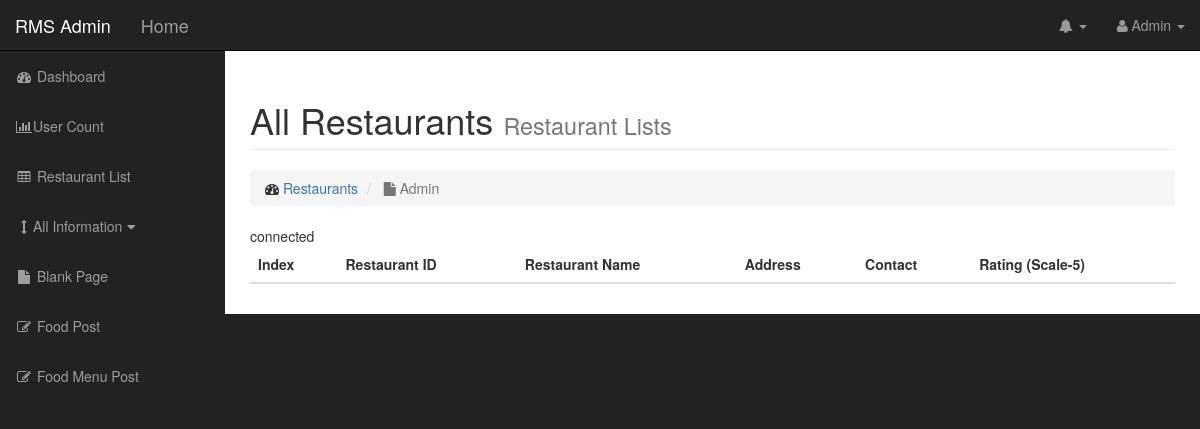
Page /admin/restaurant_data.php on the earlier database version.
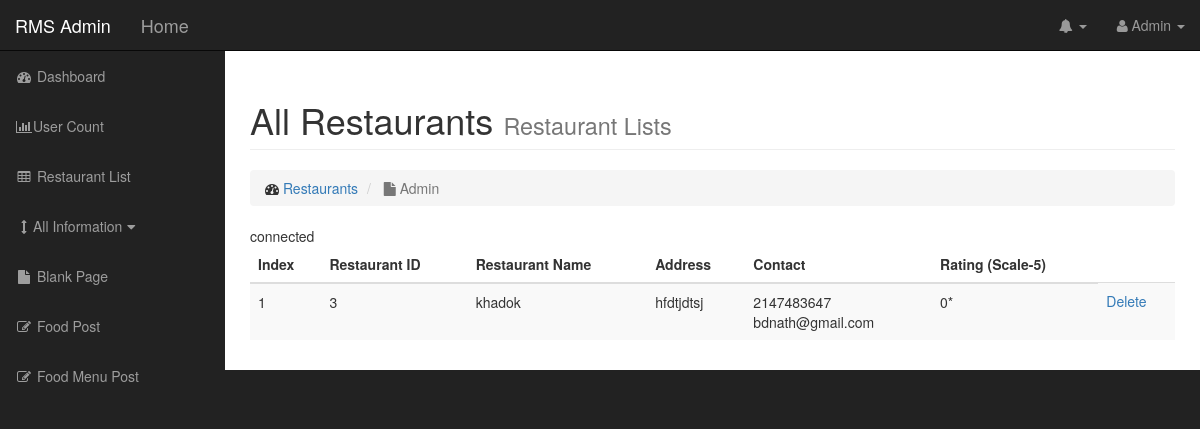
Same page on the later database version.
### tables this page shows
CREATE TABLE `r_signup` (
  `id` int(255) NOT NULL,
  `r_name` varchar(255) NOT NULL,
  `r_address` varchar(255) NOT NULL,
  `mobile_num` int(255) NOT NULL,
  `email` varchar(255) NOT NULL,
  `r_password` varchar(255) NOT NULL,
  `rating` float NOT NULL,
  `r_img` text NOT NULL
);

### admin/restaurant_data.php (the view, shortened to what this page needs)
<?php include "admin_header.php" ?>
    <div id="wrapper">
<?php include "admin_navigation.php" ?>
<?php include "admin_sidebar.php" ?>
<div class="row">
<div class="col-lg-12">
    <h1 class="page-header">
        All Restaurants
        <small>Restaurant Lists</small>
    </h1>
    <ol class="breadcrumb">
        <li>
            <i class="fa fa-dashboard"></i>  <a href="dashboard.php">Restaurants</a>
        </li>
        <li class="active">
            <i class="fa fa-file"></i> Admin
        </li>
    </ol>
<?php include_once "../server_connect.php"; ?>
                  <div>
                    <table class="table table-hover table-striped">
                    	<thead>
                        <th>Index</th>
                        <th>Restaurant ID</th>
                        <th>Restaurant Name</th>
                        <th>Address</th>
                        <th>Contact</th>
                        <th>Rating (Scale-5)</th>
                        </thead>
                        <tbody>
 							<?php
                        	        $query = "SELECT * FROM r_signup";
        							$select_posts=mysqli_query($db,$query);
        							$r_index=1;
                        	while ($row=mysqli_fetch_assoc($select_posts)) {
						        $r_id = $row['id'];
						        $r_name = $row['r_name'];
						        $r_address = $row['r_address'];
						        $moblie_num = $row['mobile_num'];
						        $email = $row['email'];
						        $rating= $row['rating'];
						        echo "<tr>";
						        echo "<td>{$r_index}</td>";
						        echo "<td>{$r_id}</td>";
						        echo "<td>{$r_name}</td>";
						        echo "<td>{$r_address}</td>";
						        echo "<td>{$moblie_num}</br>{$email}</td>";
						        echo "<td>{$rating}*</td>";
                                echo"<td> <a href='restaurant_data.php?delete={$r_id}'> Delete </a> </td>";
						        echo "</tr>";
						        $r_index++;
						        }
  							?>
                        </tbody>
                    </table>
                </div>
<?php include "admin_footer.php" ?>

Differences in the rows shown:
added r_signup: id "3", r_name "khadok", r_address "hfdtjdtsj", mobile_num "2147483647", email "bdnath@gmail.com", rating "0"
